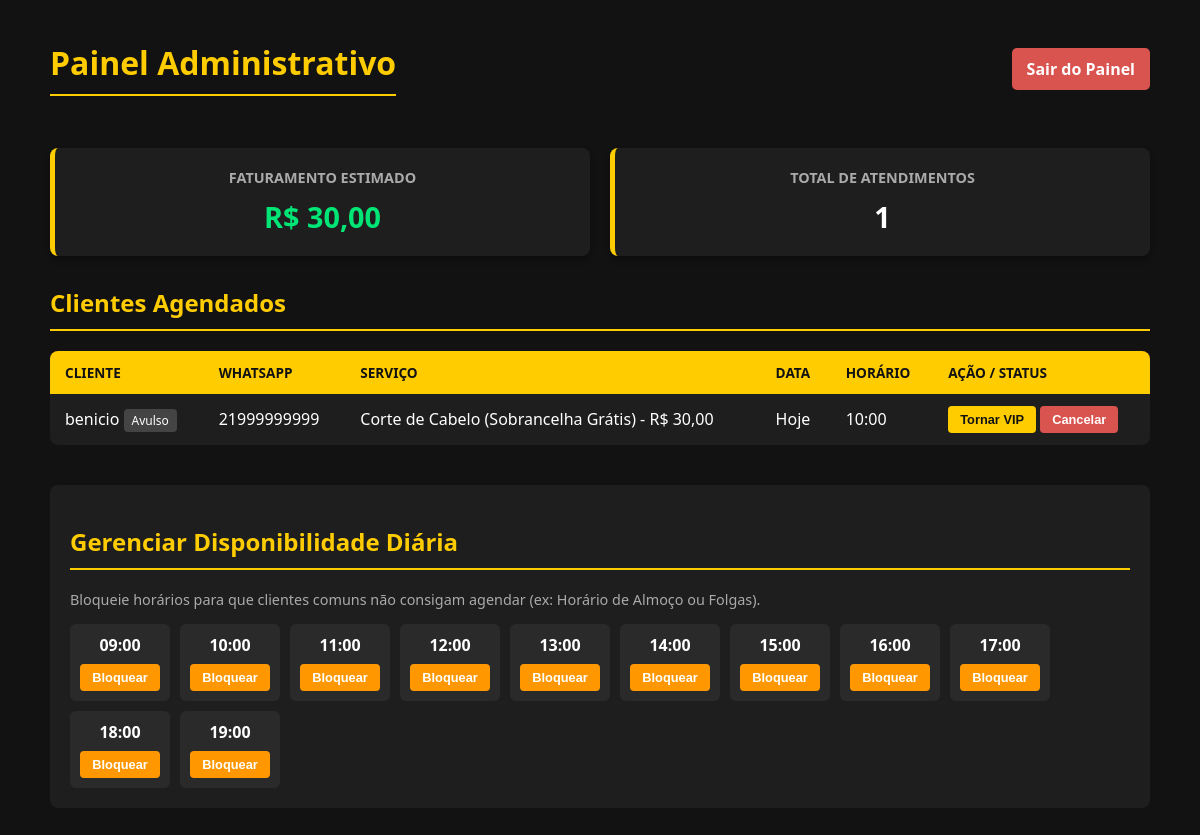
Screenshot of /admin (signed in) with the database file from the repository.
### tables this page shows
CREATE TABLE agendamentos (
            nome TEXT, 
            whatsapp TEXT, 
            servico TEXT, 
            horario TEXT,
            data TEXT
        );

### app.py (the view)
@app.route('/admin')
def painel_admin():
    if 'admin_logado' not in session:
        return redirect('/login')
    conexao = sqlite3.connect("barbearia.db")
    cursor = conexao.cursor()
    cursor.execute("SELECT nome, whatsapp, servico, horario, data FROM agendamentos")
    agendamentos_rows = cursor.fetchall()
    lista_agendamentos = []
    faturamento_total = 0.0
    total_atendimentos = 0
    for row in agendamentos_rows:
        nome_cliente = row[0]
        whatsapp_cliente = row[1]
        servico_texto = row[2]
        horario_cliente = row[3]
        data_cliente = row[4] # <-- Nova variável capturando o dado do banco
        cursor.execute("SELECT * FROM assinantes WHERE whatsapp = ?", (whatsapp_cliente,))
        eh_vip = cursor.fetchone() is not None
        valor_servico = 0.0
        if eh_vip:
            valor_servico = 0.0
        else:
            try:
                if "R$" in servico_texto:
                    partes = servico_texto.split("R$")
                    valor_str = partes[1].split("/")[0].strip()
                    valor_str = valor_str.replace(",", ".")
                    valor_servico = float(valor_str)
            except Exception as e:
                print(f"Erro ao calcular valor do serviço '{servico_texto}': {e}")
                valor_servico = 0.0
        faturamento_total += valor_servico
        total_atendimentos += 1
        lista_agendamentos.append({
            "nome": nome_cliente,
            "whatsapp": whatsapp_cliente,
            "servico": servico_texto,
            "horario": horario_cliente,
            "data": data_cliente if data_cliente else "Não informada", # <-- Enviando para o HTML
            "vip": eh_vip
        })
    cursor.execute("SELECT horario FROM bloqueios")
    bloados_rows = cursor.fetchall()
    lista_bloqueados = [b[0] for b in bloados_rows]
    conexao.close()
    faturamento_formatado = f"R$ {faturamento_total:.2f}".replace(".", ",")
    horarios_padrao_barbearia = [
        "09:00", "10:00", "11:00", "12:00", "13:00",
        "14:00", "15:00", "16:00", "17:00", "18:00", "19:00"
    ]
    return render_template(
        'admin.html',
        agendamentos=lista_agendamentos,
        faturamento=faturamento_formatado,
        total_atendimentos=total_atendimentos,
        horarios_disponiveis_painel=horarios_padrao_barbearia,
        horarios_bloqueados_admin=lista_bloqueados
    )

### templates/admin.html (shortened to what this page needs)
<!DOCTYPE html>
<html lang="pt-BR">
<head>
</head>
<body>
<div class="container">
    <div class="header-painel">
        <h1>Painel Administrativo</h1>
        <a href="/logout" class="btn-logout">Sair do Painel</a>
    </div>
    <div class="metrics">
        <div class="card">
            <h3>Faturamento Estimado</h3>
            <p class="highlight">{{ faturamento }}</p>
        </div>
        <div class="card">
            <h3>Total de Atendimentos</h3>
            <p>{{ total_atendimentos }}</p>
        </div>
    </div>
    <h2>Clientes Agendados</h2>
    <table>
        <thead>
            <tr>
                <th>Cliente</th>
                <th>WhatsApp</th>
                <th>Serviço</th>
                <th>Data</th>
                <th>Horário</th>
                <th>Ação / Status</th>
            </tr>
        </thead>
        <tbody>
            {% for agendamento in agendamentos %}
            <tr>
                <td data-label="Cliente">
                    {{ agendamento.nome }}
                    {% if agendamento.vip %}
                        <span class="badge-vip">VIP</span>
                    {% else %}
                        <span class="badge-normal">Avulso</span>
                    {% endif %}
                </td>
                <td data-label="WhatsApp">{{ agendamento.whatsapp }}</td>
                <td data-label="Serviço">{{ agendamento.servico }}</td>
                <td data-label="Data">{{ agendamento.data }}</td>
                <td data-label="Horário">{{ agendamento.horario }}</td>
                <td>
                    {% if not agendamento.vip %}
                        <button class="btn-action btn-vip" onclick="tornarVip('{{ agendamento.nome }}', '{{ agendamento.whatsapp }}')">Tornar VIP</button>
                    {% endif %}
                    <button class="btn-action btn-cancel" onclick="cancelarAgendamento('{{ agendamento.horario }}', '{{ agendamento.data }}')">Cancelar</button>
                </td>
            </tr>
            {% else %}
            <tr>
                <td colspan="6" style="text-align: center; color: #aaa; padding: 20px;">Nenhum agendamento realizado até o momento.</td>
            </tr>
            {% endfor %}
        </tbody>
    </table>
    <div class="gerenciamento-horarios">
        <h2>Gerenciar Disponibilidade Diária</h2>
        <p style="color: #aaa; font-size: 0.9rem; margin: 0;">Bloqueie horários para que clientes comuns não consigam agendar (ex: Horário de Almoço ou Folgas).</p>
        <div class="lista-botoes-horarios">
            {% for h in horarios_disponiveis_painel %}
                {% if h in horarios_bloqueados_admin %}
                    <div class="box-horario-painel bloqueado">
                        <span style="font-weight: bold; color: #ff9800;">{{ h }}</span>
                        <button class="btn-action btn-unlock" onclick="liberarHorario('{{ h }}')">Liberar</button>
                    </div>
                {% else %}
                    <div class="box-horario-painel">
                        <span style="font-weight: bold;">{{ h }}</span>
                        <button class="btn-action btn-block" onclick="bloquearHorario('{{ h }}')">Bloquear</button>
                    </div>
                {% endif %}
            {% endfor %}
        </div>
    </div>
</div>
</body>
</html>

### templates/admin.html (style rules this page uses)
body { font-family: 'Segoe UI', Tahoma, Geneva, Verdana, sans-serif; background-color: #121212; color: #ffffff; margin: 0; padding: 20px; }
.container { max-width: 1100px; margin: 0 auto; }
h1, h2 { color: #ffcc00; border-bottom: 2px solid #ffcc00; padding-bottom: 10px; }
.header-painel { display: flex; justify-content: space-between; align-items: center; margin-bottom: 30px; }
.btn-logout { background-color: #d9534f; color: white; padding: 10px 15px; text-decoration: none; border-radius: 5px; font-weight: bold; }
.metrics { display: grid; grid-template-columns: repeat(auto-fit, minmax(220px, 1fr)); gap: 20px; margin-bottom: 30px; }
.card { background-color: #1e1e1e; padding: 20px; border-radius: 8px; box-shadow: 0 4px 6px rgba(0,0,0,0.3); border-left: 5px solid #ffcc00; text-align: center; }
.card h3 { margin: 0 0 10px 0; color: #aaaaaa; font-size: 0.9rem; text-transform: uppercase; }
.card p { margin: 0; font-size: 1.8rem; font-weight: bold; color: #ffffff; }
.card .highlight { color: #00e676; }
table { width: 100%; border-collapse: collapse; background-color: #1e1e1e; margin-bottom: 40px; border-radius: 8px; overflow: hidden; }
th, td { padding: 12px 15px; text-align: left; }
th { background-color: #ffcc00; color: #121212; font-weight: bold; text-transform: uppercase; font-size: 0.85rem; }
tr { border-bottom: 1px solid #2a2a2a; }
tr:last-child { border-bottom: none; }
.badge-normal { background-color: #444444; color: #ffffff; padding: 3px 8px; border-radius: 4px; font-size: 0.75rem; }
.btn-action { padding: 6px 12px; border: none; border-radius: 4px; cursor: pointer; font-weight: bold; font-size: 0.8rem; transition: background 0.2s; }
.btn-vip { background-color: #ffcc00; color: #121212; }
.btn-cancel { background-color: #d9534f; color: white; }
.btn-block { background-color: #ff9800; color: white; }
.gerenciamento-horarios { background-color: #1e1e1e; padding: 20px; border-radius: 8px; margin-bottom: 40px; }
.lista-botoes-horarios { display: flex; flex-wrap: wrap; gap: 10px; margin-top: 15px; }
.box-horario-painel { background-color: #2a2a2a; padding: 10px; border-radius: 6px; display: flex; flex-direction: column; align-items: center; gap: 8px; min-width: 80px; }

### rows the page displays
agendamentos: nome "benicio", whatsapp "21999999999", servico "Corte de Cabelo (Sobrancelha Grátis) - R$ 30,00", data "Hoje", horario "10:00"

### other values shown
{{ faturamento }} "R$ 30,00"
{{ total_atendimentos }} "1"
{{ h }} "09:00" "10:00" "11:00" "12:00" "13:00" "14:00" "15:00" "16:00" "17:00" "18:00" "19:00"
